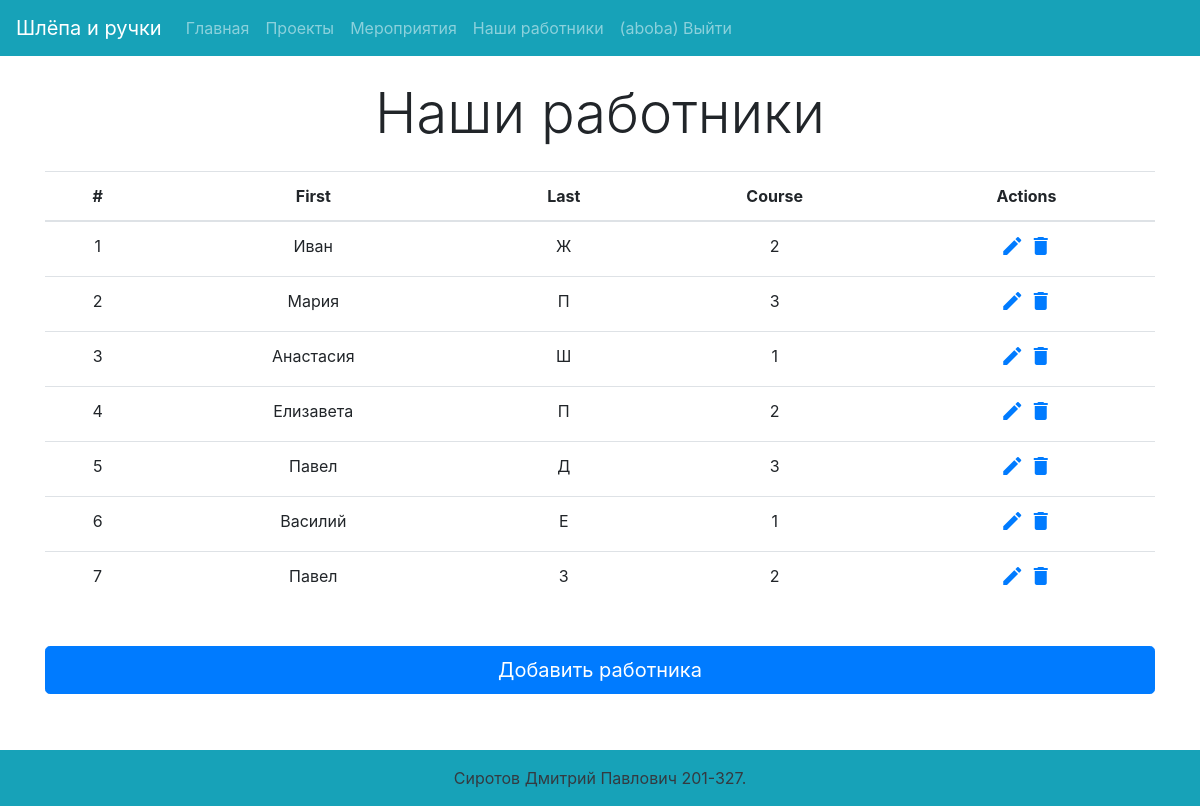
/students/ (signed in), run on the app's committed database.
### accs/models.py (models this page shows, shortened)
class Student(models.Model):
    name = models.CharField(max_length=200, null=True)
    lname = models.CharField(max_length=200, null=True)
    course = models.IntegerField(null=True)
    date_created= models.DateTimeField(auto_now_add=True, null=True)
    history = HistoricalRecords()

### accs/views.py (the view)
# urls.py: path('students/', views.students, name="students"),
@login_required
def students(req):
    students = Student.objects.all()
    ctx = {'students':students}
    return render(req, 'accs/students.html', ctx)

### accs/templates/accs/students.html
{% extends 'accs/main.html' %}
{% block content %}
<div class="container text-center my-4">
    <h1 class="display-4">Наши работники</h1>
</div>
<div class="container text-center my-4">
  <table class="table table-hover">
    <thead>
      <tr>
        <th scope="col">#</th>
        <th scope="col">First</th>
        <th scope="col">Last</th>
        <th scope="col">Course</th>
        <th scope="col">Actions</th>
      </tr>
    </thead>
    <tbody>
        {% for s in students %}
        <tr>
            <td>{{forloop.counter}}</td>
            <td>{{s.name}}</td>
            <td>{{s.lname}}</td>
            <td>{{s.course}}</td>
            <td>
              <a href="{% url 'updateStudent' s.id %}" class="edit" title="Edit" data-toggle="tooltip"><i class="material-icons">&#xE254;</i></a>
              <a href="{% url 'deleteStudent' s.id %}" class="delete" title="Delete" data-toggle="tooltip"><i class="material-icons">&#xE872;</i></a>
            </td>
        </tr>
        {% endfor %}
    </tbody>
  </table>
  <div class="form-group row">
    <div class="container text-center">
      <a href="{% url 'createStudent' %}" class="btn btn-primary btn-lg btn-block my-4">Добавить работника</a>
    </div>
  </div>
  <br><br>
</div>
{% endblock %}

### accs/templates/accs/main.html (shortened to what this page needs)
<!DOCTYPE html>
<html lang="en">
<head>
    <link rel="stylesheet" href="https://maxcdn.bootstrapcdn.com/bootstrap/4.0.0/css/bootstrap.min.css">
</head>
<body>
    {% include 'accs/nav.html' %}
    {% block content %}
    {% endblock %}
    {% include 'accs/footer.html' %}
</body>
</html>

### accs/templates/accs/nav.html (shortened to what this page needs)
<nav class="navbar navbar-expand-lg navbar-dark bg-info ">
    <a class="navbar-brand" href="#">Шлёпа и ручки</a>
    <div style="color:olive;" class="collapse navbar-collapse" id="navbarNavAltMarkup" >
      <div class="navbar-nav">
        <a class="nav-item nav-link" href="/">Главная</a>
        <a class="nav-item nav-link" href="/projects/">Проекты</a>
        <a class="nav-item nav-link" href="/events/">Мероприятия</a>
        <a class="nav-item nav-link" href="/students/">Наши работники</a>
        {% if user.is_authenticated %}
          <a class="nav-item nav-link" href="{% url 'logout'%}?next={{request.path}}">({{ user.get_username }}) Выйти </a>
        {% else %}
          <a class="nav-item nav-link" href="{% url 'login'%}?next={{request.path}}">Войти</a>
        {% endif %}
      </div>
    </div>
  </nav>

### accs/templates/accs/footer.html
<footer class="bg-info text-dark text-center text-lg-start fixed-bottom">
    <div class="p-3">
      Сиротов Дмитрий Павлович 201-327.
    </div>
</footer>

### data on the page
Student: name "Иван", lname "Ж", course "2"
Student: name "Мария", lname "П", course "3"
Student: name "Анастасия", lname "Ш", course "1"
Student: name "Елизавета", lname "П", course "2"
Student: name "Павел", lname "Д", course "3"
Student: name "Василий", lname "Е", course "1"
Student: name "Павел", lname "З", course "2"

### other printed values
{{ user.get_username }} "aboba"
